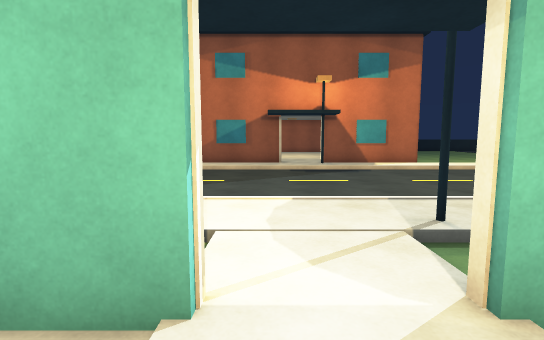
[1] (above)

24 first-person views from a walk through a Unity game level. The camera is 1.3 m above the floor, tilts 6° down and sees 85° across. The floor is counted in squares, 1 m on a side. Each view is taken from the middle of a square. On the plan, view 1 faces up. The plan holds only what a view shows up to about 14 squares ahead; the rest is blank. The place goes on beyond the plan. The player character is not drawn.

[2]
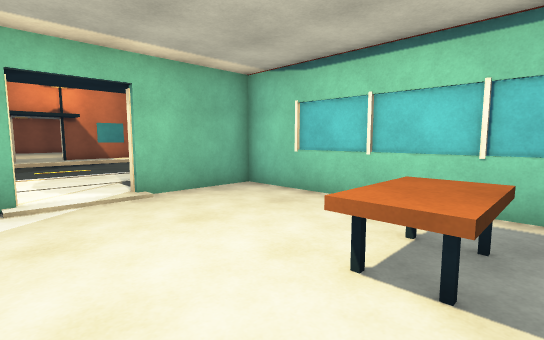

[3]
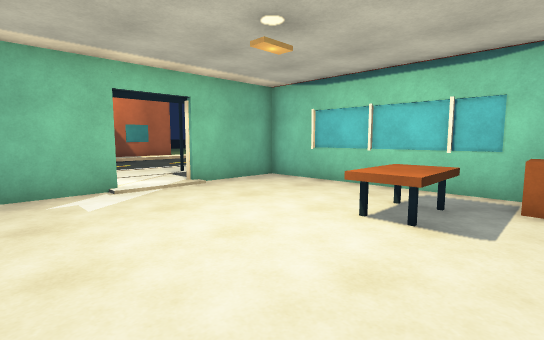

[4]
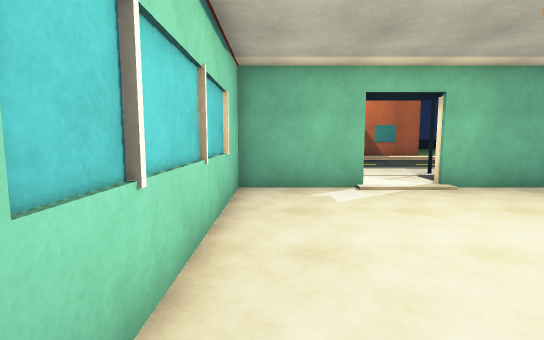

[5]
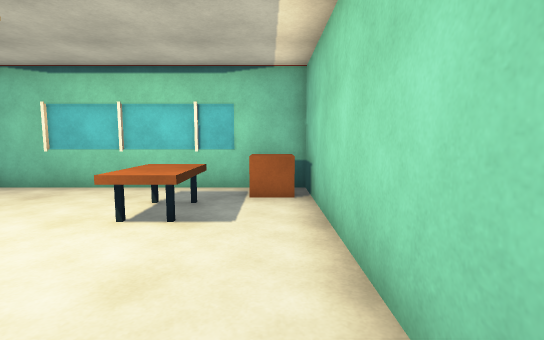

[6]
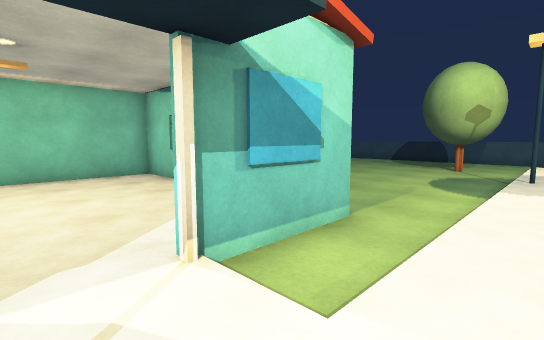

[7]
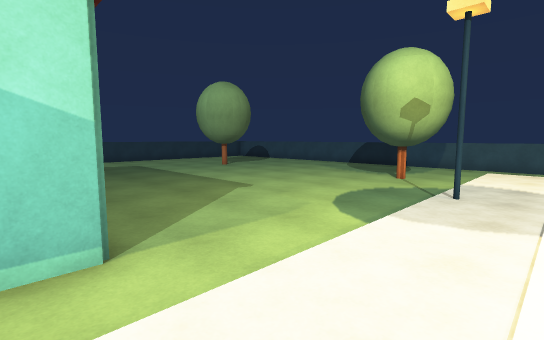

[8]
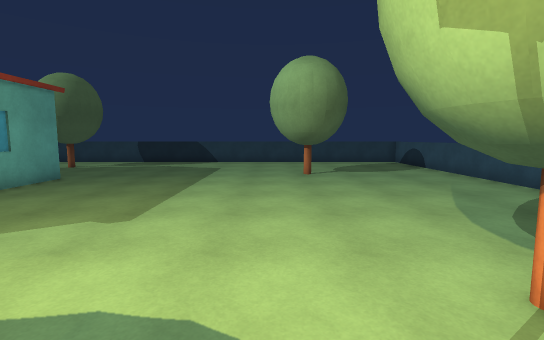

[9]
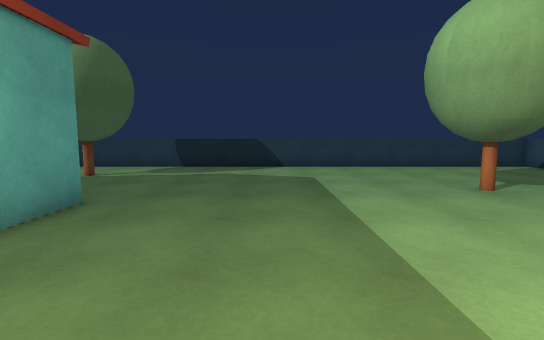

[10]
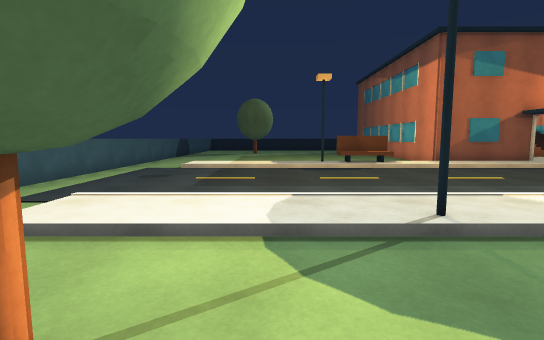

[11]
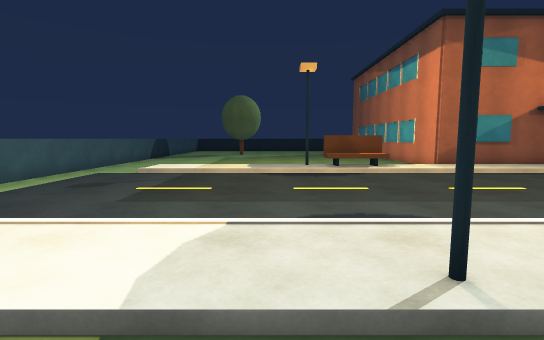

[12]
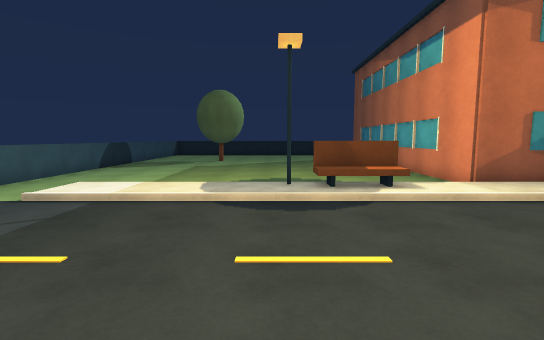

[13]
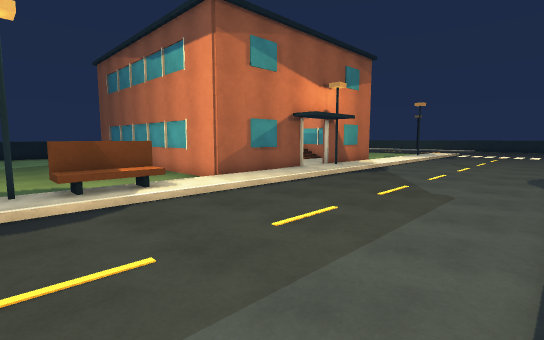

[14]
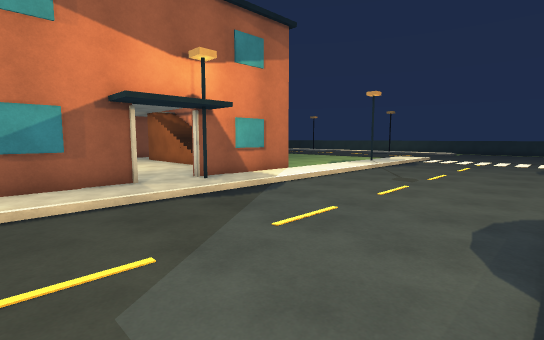

[15]
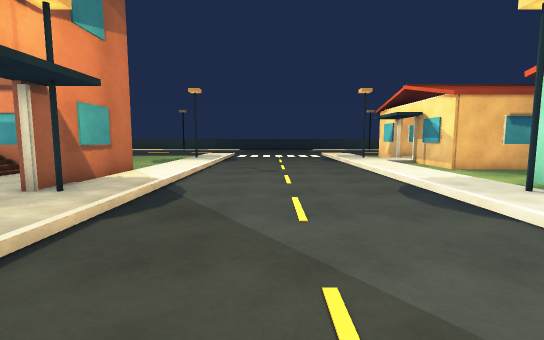

[16]
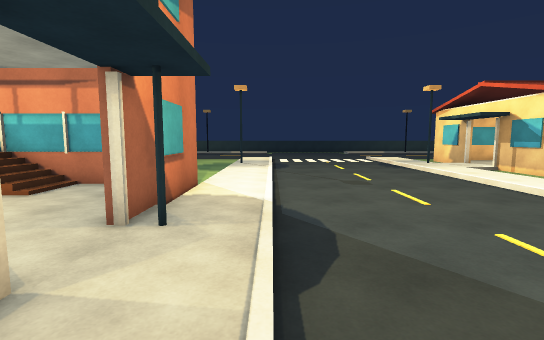

[17]
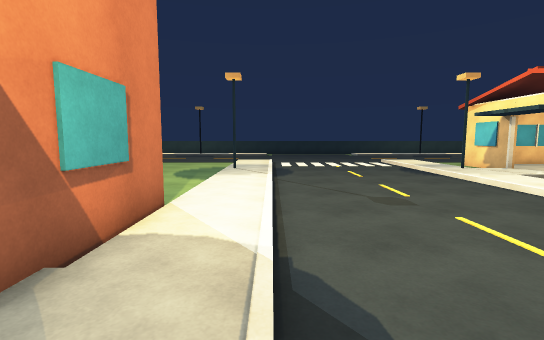

[18]
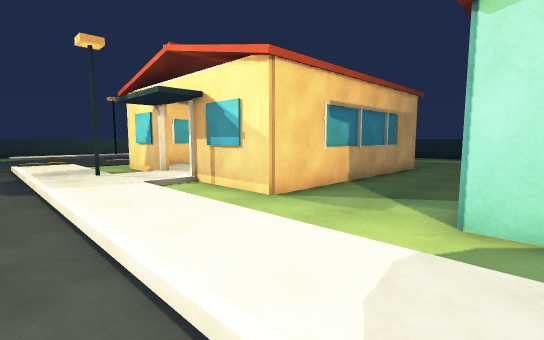

[19]
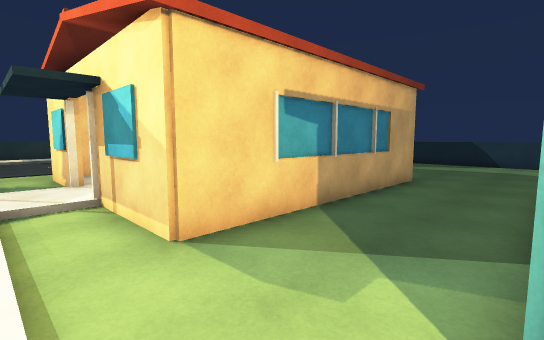

[20]
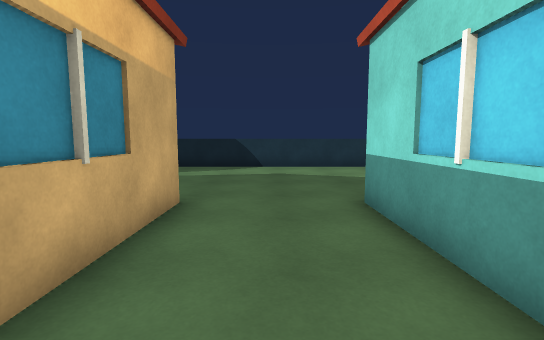

[21]
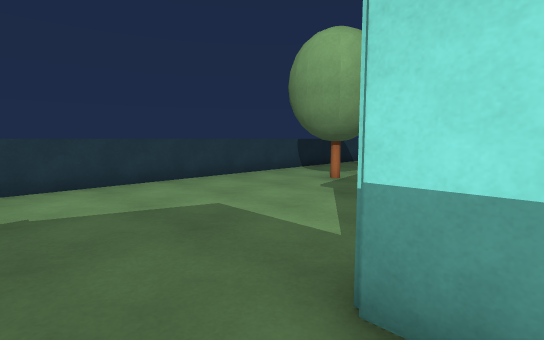

[22]
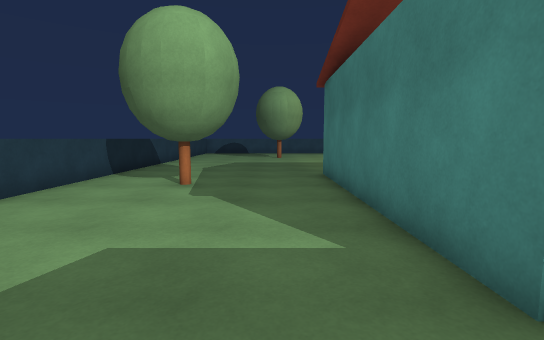

[23]
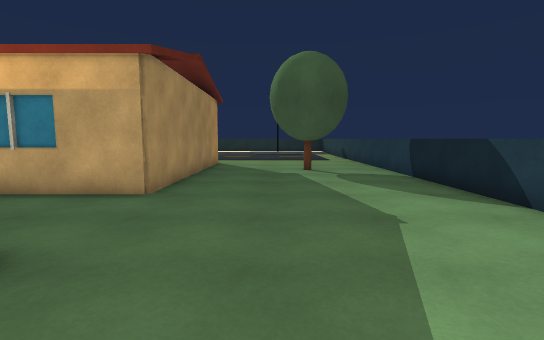

[24]
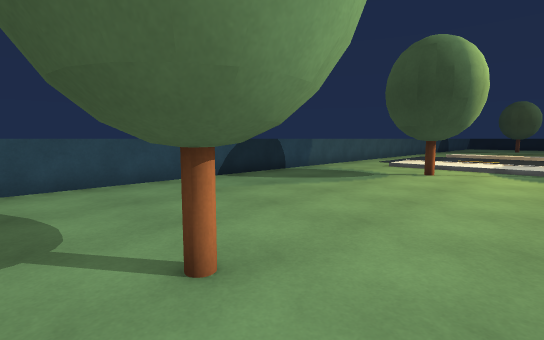

### Floor plan
Key: @ floor where view 1 was taken; # wall or solid block; . floor; / step, stairs or slope; = window, fence, low wall or low ledge; ^ raised ledge; O other object.
Columns run from 20 left of view 1 to 12 right of it. Each row starts with its distance up from view 1.
 19 =...........   ##      ....##
 18 =..............#      .....
 17 =..............#     .....     ..
 16 =..............#     ....   .....
 15 =..///////O==// #####..O####/////
 14 =../.......///...................
 13 =..//////////////////////////////
 12 =................................
 11 =................................
 10 =................................
  9 =................................
  8 =................................
  7  ................................
  6   .//////////////////////////////
  5 =. /.............................
  4 =. //////O//////////..O//////////
  3 =...................../..........
  2   ...OO.........####..####...####
  1 =....OO.........#........#...#
  0 =...............#...@....#...#
 -1 =...............#........#...#
 -2 =...............#........#...#
 -3 =...............#........#...#
 -4 =...............#....^^^.#...#
 -5 =...............#........#...#
 -6 =...............#.......O#...#
 -7 =...............##########...####
 -8 =.....OO.........................
 -9 =.....OO.........................
-10 =................................
-11    ...............OO.............
-12   ................OO.............
-13  ................................
-14 =................................
-15 #================================

Where each view was taken, in squares from view 1:
view 1: 0 up, 0 right, facing up
view 2: 5 down, 1 left, facing up-right
view 3: 6 down, 3 left, facing up-right
view 4: 6 down, 3 left, facing up
view 5: 6 down, 3 left, facing right
view 6: 5 up, 1 right, facing down-left
view 7: 6 up, 3 left, facing down-left
view 8: 4 up, 12 left, facing down
view 9: 1 down, 8 left, facing down
view 10: 0 up, 13 left, facing up
view 11: 2 up, 12 left, facing up
view 12: 6 up, 11 left, facing up
view 13: 6 up, 11 left, facing up-right
view 14: 6 up, 3 left, facing up-right
view 15: 10 up, 4 left, facing right
view 16: 13 up, 2 left, facing right
view 17: 13 up, 1 right, facing right
view 18: 7 up, 4 right, facing down-right
view 19: 4 up, 5 right, facing down-right
view 20: 1 down, 7 right, facing down
view 21: 6 down, 7 right, facing down-left
view 22: 9 down, 7 right, facing left
view 23: 10 down, 2 right, facing right
view 24: 10 down, 11 left, facing up-left
